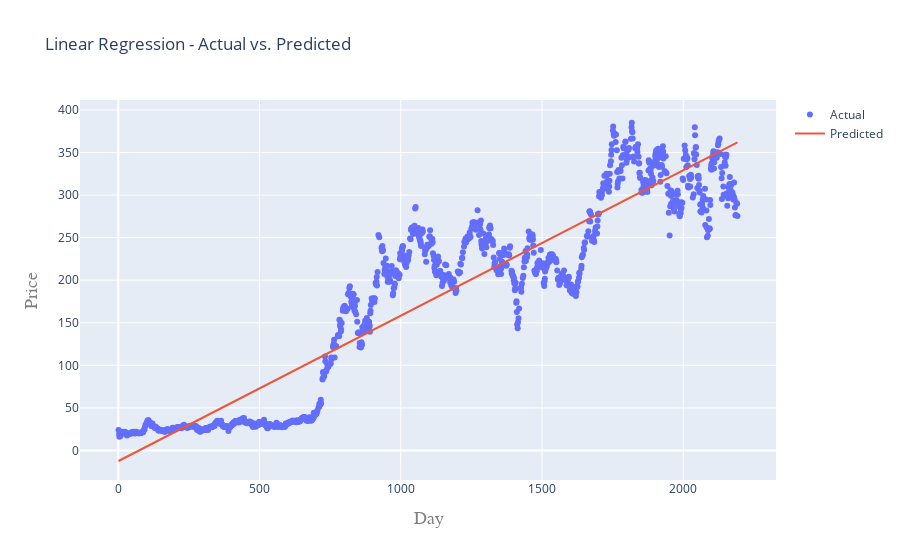

The notebook cell saved with this chart:
### Code cell
iplot(plot2)

### Figure 1 — Plotly figure (JSON) as saved in the notebook; plotly's stock layout.template omitted (floating-point values rounded to 4 significant figures; data arrays with more than 128 entries replaced by an {"elided": "..."} marker saying what was removed)
{"data": [{"mode": "markers", "name": "Actual", "type": "scatter", "x": {"elided": "1315 int values"}, "y": {"elided": "1315 float values"}}, {"mode": "lines", "name": "Predicted", "type": "scatter", "x": {"elided": "1315 int values"}, "y": {"elided": "1315 float values"}}], "layout": {"title": {"text": "Linear Regression - Actual vs. Predicted"}, "xaxis": {"title": {"font": {"color": "#7f7f7f", "family": "Courier New, monospace", "size": 18}, "text": "Day"}}, "yaxis": {"title": {"font": {"color": "#7f7f7f", "family": "Courier New, monospace", "size": 18}, "text": "Price"}}}}
